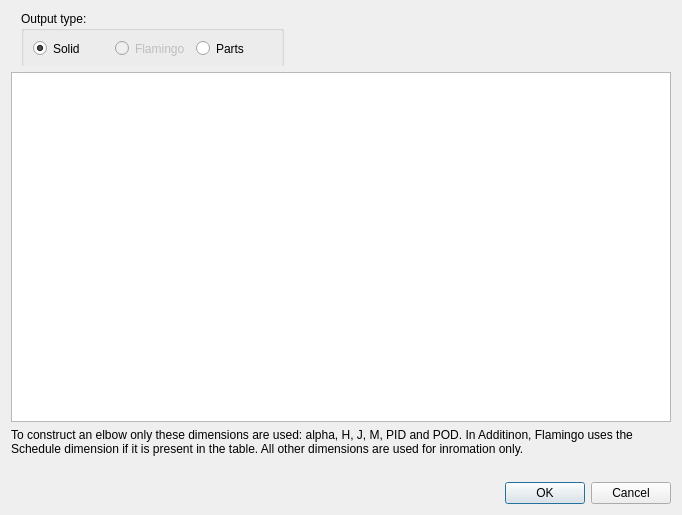
<?xml version="1.0" encoding="UTF-8"?>
<ui version="4.0">
 <class>Dialog</class>
 <widget class="QDialog" name="Dialog">
  <property name="geometry">
   <rect>
    <x>0</x>
    <y>0</y>
    <width>682</width>
    <height>515</height>
   </rect>
  </property>
  <property name="windowTitle">
   <string>Create  elbow</string>
  </property>
  <layout class="QVBoxLayout" name="verticalLayout">
   <item>
    <widget class="QWidget" name="horizontalWidget" native="true">
     <property name="minimumSize">
      <size>
       <width>0</width>
       <height>55</height>
      </size>
     </property>
     <property name="layoutDirection">
      <enum>Qt::LeftToRight</enum>
     </property>
     <widget class="QGroupBox" name="groupBox">
      <property name="geometry">
       <rect>
        <x>10</x>
        <y>0</y>
        <width>263</width>
        <height>58</height>
       </rect>
      </property>
      <property name="title">
       <string>Output type:</string>
      </property>
      <layout class="QHBoxLayout" name="horizontalLayout">
       <item>
        <widget class="QRadioButton" name="radioButtonSolid">
         <property name="enabled">
          <bool>true</bool>
         </property>
         <property name="text">
          <string>Solid</string>
         </property>
         <property name="checked">
          <bool>true</bool>
         </property>
        </widget>
       </item>
       <item>
        <widget class="QRadioButton" name="radioButtonFlamingo">
         <property name="enabled">
          <bool>false</bool>
         </property>
         <property name="text">
          <string>Flamingo</string>
         </property>
         <property name="checked">
          <bool>false</bool>
         </property>
        </widget>
       </item>
       <item>
        <widget class="QRadioButton" name="radioButtonParts">
         <property name="text">
          <string>Parts</string>
         </property>
        </widget>
       </item>
      </layout>
     </widget>
    </widget>
   </item>
   <item>
    <widget class="QTableView" name="tableViewParts">
     <property name="selectionMode">
      <enum>QAbstractItemView::SingleSelection</enum>
     </property>
     <property name="selectionBehavior">
      <enum>QAbstractItemView::SelectRows</enum>
     </property>
    </widget>
   </item>
   <item>
    <widget class="QLabel" name="labelExplanation">
     <property name="text">
      <string>&lt;html&gt;&lt;head/&gt;&lt;body&gt;&lt;p&gt;To construct an elbow only these dimensions are used: alpha, H, J, M, PID and POD. In Additinon, Flamingo uses the Schedule dimension if it is present in the table. All other dimensions are used for inromation only. &lt;/p&gt;&lt;/body&gt;&lt;/html&gt;</string>
     </property>
     <property name="textFormat">
      <enum>Qt::AutoText</enum>
     </property>
     <property name="wordWrap">
      <bool>true</bool>
     </property>
    </widget>
   </item>
   <item>
    <widget class="QLabel" name="labelImage">
     <property name="text">
      <string/>
     </property>
     <property name="pixmap">
      <pixmap>../Resources/images/elbow-dimensions.png</pixmap>
     </property>
     <property name="alignment">
      <set>Qt::AlignCenter</set>
     </property>
    </widget>
   </item>
   <item>
    <widget class="QDialogButtonBox" name="buttonBox">
     <property name="orientation">
      <enum>Qt::Horizontal</enum>
     </property>
     <property name="standardButtons">
      <set>QDialogButtonBox::Cancel|QDialogButtonBox::Ok</set>
     </property>
    </widget>
   </item>
  </layout>
 </widget>
 <resources/>
 <connections>
  <connection>
   <sender>buttonBox</sender>
   <signal>accepted()</signal>
   <receiver>Dialog</receiver>
   <slot>accept()</slot>
   <hints>
    <hint type="sourcelabel">
     <x>248</x>
     <y>254</y>
    </hint>
    <hint type="destinationlabel">
     <x>157</x>
     <y>274</y>
    </hint>
   </hints>
  </connection>
  <connection>
   <sender>buttonBox</sender>
   <signal>rejected()</signal>
   <receiver>Dialog</receiver>
   <slot>reject()</slot>
   <hints>
    <hint type="sourcelabel">
     <x>316</x>
     <y>260</y>
    </hint>
    <hint type="destinationlabel">
     <x>286</x>
     <y>274</y>
    </hint>
   </hints>
  </connection>
 </connections>
</ui>
